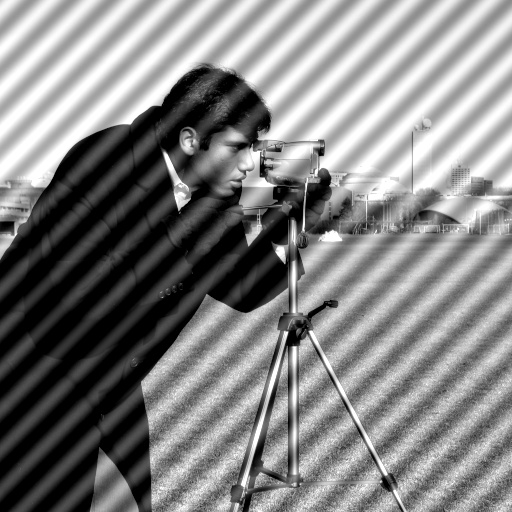
#> input picture periodic_noise.jpg, 512 x 512 px
$ jupyter execute LAB2.ipynb
#> lines starting #> are read from the running program, lines starting #| are printed output that depends on the picture; after the words box and inside, x2 and y2 are one past the last pixel; in counts of white or black regions, pixels touching at a corner belong together
<h1 style="text-align:center;"><b>Laboratorio 2</b></h1>
<h3 style="text-align:center;">Alina Carías (22539), Daniel Machic (22118), Ariela Mishaan (22052)</h3>

**Github**: https://github.com/ArielaMishaanCohen/LAB2.git

# Librerías

[cell 1]
import numpy as np
import matplotlib.pyplot as plt
from imageio.v3 import imread
import cv2

## Task 1

**Cargar imagen en escala de grises (1)**

[cell 2]
img = imread("periodic_noise.jpg")
#> img is the input picture: shape (512, 512); min 0, max 255, mean 130.2

if img.ndim == 3:
    img = (0.299*img[...,0] + 0.587*img[...,1] + 0.114*img[...,2])

img = img.astype(np.float32)

plt.figure(figsize=(6,6))
plt.imshow(img, cmap="gray")
plt.title("Imagen original (con ruido periódico)")
plt.axis("off")
plt.show()

**DFT y Espectro de magnitud (2,3)**

[cell 3]
F = np.fft.fft2(img)
Fshift = np.fft.fftshift(F)

magnitude = np.abs(Fshift)
log_spectrum = np.log1p(magnitude)

plt.figure(figsize=(6,6))
plt.imshow(log_spectrum, cmap="gray")
plt.title("Espectro de magnitud (log)")
plt.axis("off")
plt.show()

**Indentificación de picos del ruido (4)**

[cell 4]
h, w = log_spectrum.shape
#> h = 512; w = 512
cy, cx = h//2, w//2
#> cy = 256; cx = 256

# Eliminar el DC
dc_r = 6
Y, X = np.ogrid[:h, :w]
#> Y = 512 values from 0 to 511
dc_mask = (Y-cy)**2 + (X-cx)**2 <= dc_r**2

spec = log_spectrum.copy()
spec[dc_mask] = 0
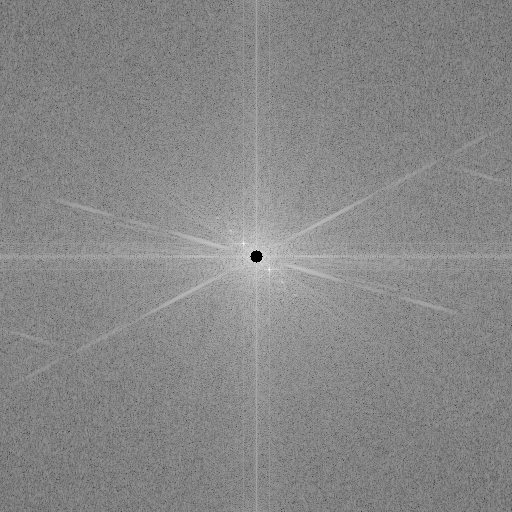
#> spec: shape (512, 512) float64; min 0, max 15.51, mean 8.26; drawn with min black and max white

# Tomar una cantidad k de picos altos
K = 12
flat = spec.ravel()
idx = np.argpartition(flat, -K)[-K:]
#> idx = [125683, 136973, 137998, 124658, 138509, 125171, 137996, 124660, 137997, 124147, 124659, 137485]
idx = idx[np.argsort(flat[idx])[::-1]]
#> idx = [124659, 137997, 137996, 124660, 125171, 137485, 124147, 138509, 124658, 137998, 136973, 125683]
cands = [np.unravel_index(i, spec.shape) for i in idx]
#> cands = [(243, 243), (269, 269), (269, 268), (243, 244), (244, 243), (268, 269), (242, 243), (270, 269), (243, 242), (269, 270), (267, 269), (245, 243)]

# Eliminar picos cercanos
min_dist = 12
peaks = []
for (py, px) in cands:
    ok = True
    for (qy, qx) in peaks:
        if (py-qy)**2 + (px-qx)**2 < min_dist**2:
            ok = False
            break
    if ok:
        peaks.append((py, px))
#> this loop made 12 passes
#> after the loop, peaks = [(243, 243), (269, 269)]

print("Picos detectados:", peaks)
#| Picos detectados: [(243, 243), (269, 269)]

plt.figure(figsize=(7,7))
plt.imshow(log_spectrum, cmap="gray")
plt.title("Picos del ruido (rojo) + simétricos (cyan)")
for (py, px) in peaks:
    plt.scatter([px],[py], s=80, facecolors="none", edgecolors="r", linewidths=2)
    sy, sx = 2*cy - py, 2*cx - px
    plt.scatter([sx],[sy], s=80, facecolors="none", edgecolors="cyan", linewidths=2)
#> this loop made 2 passes
#> (py, px, sy, sx) on passes 1 to 2: (243, 243, 269, 269), (269, 269, 243, 243)
plt.axis("off")
plt.show()
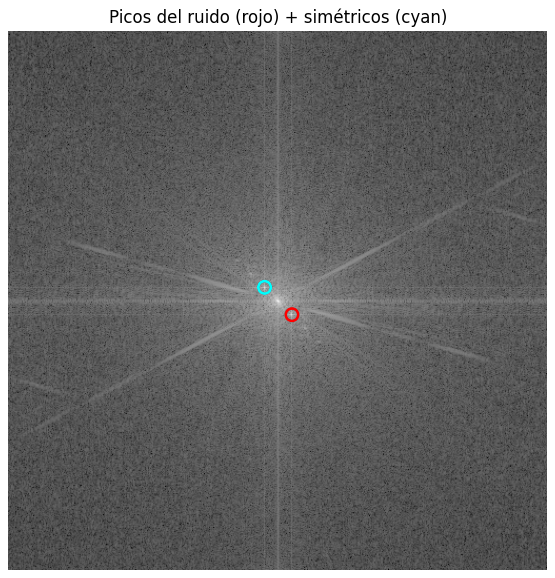
#> figure drawn by matplotlib, 1 panel

**Máscara notch (5)**

[cell 5]
mask = np.ones((h, w), dtype=np.float32)

notch_r = 11  # Manejo de las lineas horizonatales

def zero_circle(y0, x0, r):
    circle = (Y-y0)**2 + (X-x0)**2 <= r**2
    mask[circle] = 0

for (py, px) in peaks:
    zero_circle(py, px, notch_r)
    sy, sx = 2*cy - py, 2*cx - px
    zero_circle(sy, sx, notch_r)
#> this loop made 2 passes
#> pass 1, in zero_circle, `circle = (Y-y0)**2 + (X-x0)**2 <= r**2`:
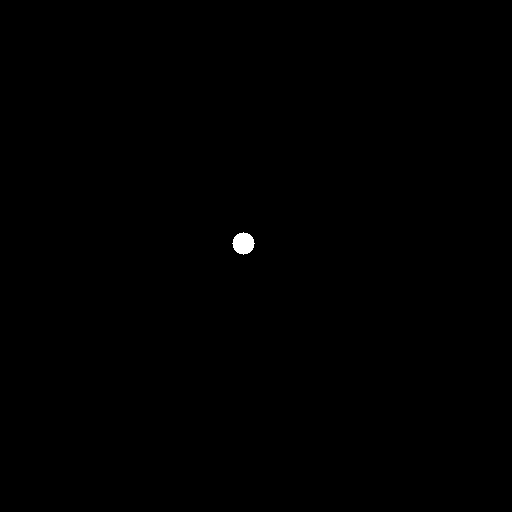
#> circle: shape (512, 512) bool; 0.14% white; 1 white region, box (x1, y1, x2, y2) and area: (232, 232, 255, 255) 377

mask[dc_mask] = 1

F_filt = Fshift * mask
img_back = np.real(np.fft.ifft2(np.fft.ifftshift(F_filt)))

plt.figure(figsize=(14,5))

plt.subplot(1,3,1)
plt.imshow(img, cmap="gray")
plt.title("Original")
plt.axis("off")

plt.subplot(1,3,2)
plt.imshow(np.log1p(np.abs(F_filt)), cmap="gray")
plt.title("Espectro filtrado (log)")
plt.axis("off")

plt.subplot(1,3,3)
plt.imshow(img_back, cmap="gray")
plt.title("Restaurada (Notch + IDFT)")
plt.axis("off")

plt.show()

**Restaurar imagen (6)**

[cell 6]
diff = np.abs(img_back)

plt.figure(figsize=(6,6))
plt.imshow(diff, cmap="gray")
plt.title("Diferencia |original - restaurada|")
plt.axis("off")
plt.show()

**Explicación**

Un filtro promedio en el dominio espacial suaviza toda la imagen por igual. Eso reduce las rayas, pero también borra bordes y texturas reales, porque elimina altas frecuencias útiles junto con el ruido. Sin embargo, el ruido periódico se muestra como picos específicos con Fourier. Un notch filter deja anular únicamente frecuencias extrañas y converva el resto de la información, manteniendo detalles nítidos.

[cell 7]
# Fuentes:
# https://www.geeksforgeeks.org/computer-vision/fast-fourier-transform-in-image-processing/
# https://stackoverflow.com/questions/65483030/notch-reject-filtering-in-python

# Task 2

**Cargar imagen binaria (1)**

[cell 8]
img_gris = cv2.imread('fingerprint_noisy.png', 0) # 0 = escala de grises
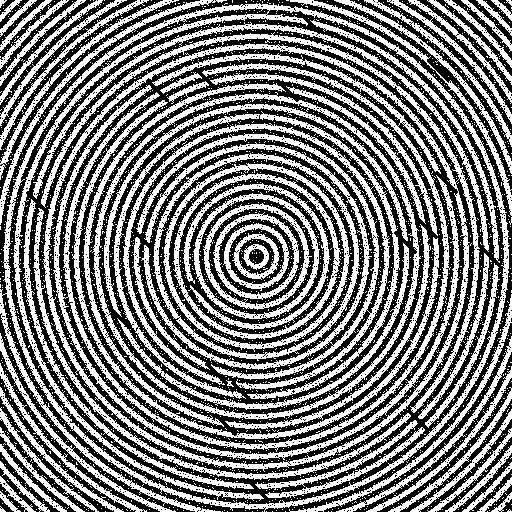
#> input picture fingerprint_noisy.png, 512 x 512 px
#> img_gris: shape (512, 512); 49.2% white; 3273 white regions (3200 under 20 px), largest, box (x1, y1, x2, y2) and area: (113, 111, 400, 399) 14240, (0, 3, 510, 512) 13003, (53, 53, 460, 460) 11482

# Binarizar (Umbral) -> arriba del 127 se convierte a negro.
_, img_binaria = cv2.threshold(img_gris, 127, 255, cv2.THRESH_BINARY)

plt.imshow(img_binaria, cmap='gray')
plt.axis('off')
plt.show()

**Operación morfológica para eliminar ruido (2)**

Se escogió aplicar **apertura** a la imagen, ya que:
- Erosión elimina ruido blanco pero rompe las crestas.
- Dilatación agranda el ruido blanco
- Cierre (dilatación -> erosión) sirve para cerrar huecos negros, no elimina puntos blancos.
- La apertura (erosión -> dilatación) elimina objetos blancos pequeños y conserva estructuras grandes (crestas).

[cell 9]
kernel = cv2.getStructuringElement(cv2.MORPH_ELLIPSE, (3,3))
apertura = cv2.morphologyEx(img_binaria, cv2.MORPH_OPEN, kernel)
#> apertura: shape (512, 512); 42.4% white; 239 white regions (13 under 20 px), largest, box (x1, y1, x2, y2) and area: (43, 132, 451, 470) 3139, (175, 133, 379, 380) 2249, (104, 104, 408, 314) 2188

[cell 10]
plt.figure(figsize=(10,4))
plt.subplot(121), plt.imshow(img_binaria, cmap='gray'), plt.title("Original")
plt.subplot(122), plt.imshow(apertura, cmap='gray'), plt.title("Después de Apertura")
plt.show()

**Segunda operación para conectar grietas en las crestas de la huella (3)**

Después de aplicar la apertura, se ve que la imagen ya tiene menos ruido blanco, pero las crestas siguen teniendo pequeñas grietas. Por ello después se aplica el cierre, con el objetivo de cerrar uecos negros pequeños y conectar estructuras blancas cercanas.

[cell 11]
kernel_cierre = cv2.getStructuringElement(cv2.MORPH_ELLIPSE, (3,3))
cierre = cv2.morphologyEx(apertura, cv2.MORPH_CLOSE, kernel_cierre)
#> cierre: shape (512, 512); 44.4% white; 135 white regions (5 under 20 px), largest, box (x1, y1, x2, y2) and area: (3, 3, 509, 510) 6257, (43, 43, 469, 470) 5968, (13, 14, 308, 497) 3488

**Mostrar imágenes (4)**

[cell 12]
plt.figure(figsize=(12,4))

plt.subplot(131)
plt.imshow(img_binaria, cmap='gray')
plt.title("Original")
plt.axis('off')

plt.subplot(132)
plt.imshow(apertura, cmap='gray')
plt.title("Después de Apertura")
plt.axis('off')

plt.subplot(133)
plt.imshow(cierre, cmap='gray')
plt.title("Apertura + Cierre (Final)")
plt.axis('off')

plt.show()

**¿El orden de los factores altera el producto?**

Si se hubieran aplicado las operaciones en orden inverso, es decir, si el cierre se aplicara antes de la apertura, el ruido blanco sería dilatado, aumentando su tamaño y dificultando su eliminación posterior. Por ello, el orden de apertura seguido de cierre es fundamentarl ara eliminar el fuido sin comprometer la continuidad de las crestas. A continuación se puede ver qué hubiera sucedido en el caso de aplicar las operaciones al revés.

[cell 13]
img_gris = cv2.imread('fingerprint_noisy.png', 0) # 0 = escala de grises

# Binarizar (Umbral) -> arriba del 127 se convierte a negro.
_, img_binaria = cv2.threshold(img_gris, 127, 255, cv2.THRESH_BINARY)

kernel_cierre = cv2.getStructuringElement(cv2.MORPH_ELLIPSE, (3,3))
cierre = cv2.morphologyEx(img_binaria, cv2.MORPH_CLOSE, kernel_cierre)
#> cierre: shape (512, 512); 56% white; 165 black regions (7 under 20 px), largest, box (x1, y1, x2, y2) and area: (19, 18, 504, 505) 11340, (58, 59, 431, 414) 9689, (128, 139, 376, 405) 6827

kernel_apertura = cv2.getStructuringElement(cv2.MORPH_ELLIPSE, (3,3))
apertura = cv2.morphologyEx(cierre, cv2.MORPH_OPEN, kernel_apertura)
#> apertura: shape (512, 512); 53.8% white; 76 black regions (3 under 20 px), largest, box (x1, y1, x2, y2) and area: (8, 8, 504, 505) 49197, (98, 108, 417, 415) 17804, (266, 0, 512, 512) 4784

plt.figure(figsize=(12,4))

plt.subplot(131)
plt.imshow(img_binaria, cmap='gray')
plt.title("Original")
plt.axis('off')

plt.subplot(132)
plt.imshow(cierre, cmap='gray')
plt.title("Después de Cierre")
plt.axis('off')

plt.subplot(133)
plt.imshow(cierre, cmap='gray')
plt.title("Cierre + Apertura (Final)")
plt.axis('off')

plt.show()

Se puede ver que en el caso de aplicar cierre seguido de apertura, las líneas negras muestran discontinuidades y el ruido blanco no fue eliminado.

# Task 3

[cell 14]
import cv2
import numpy as np
import matplotlib.pyplot as plt

[cell 15]
img = cv2.imread("textile_defect.jpg", cv2.IMREAD_GRAYSCALE)
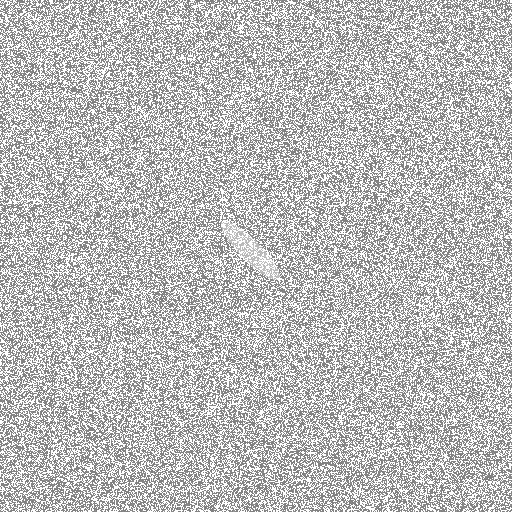
#> input picture textile_defect.jpg, 512 x 512 px
#> img is the input picture: shape (512, 512); min 117, max 255, mean 188.3

plt.imshow(img, cmap='gray')
plt.title("Imagen original (tela)")
plt.axis("off")
#> Out = (-0.5, 511.5, 511.5, -0.5)

[cell 16]
# FFT y espectro de magnitud
f = np.fft.fft2(img)
fshift = np.fft.fftshift(f)

magnitude = np.log(1 + np.abs(fshift))
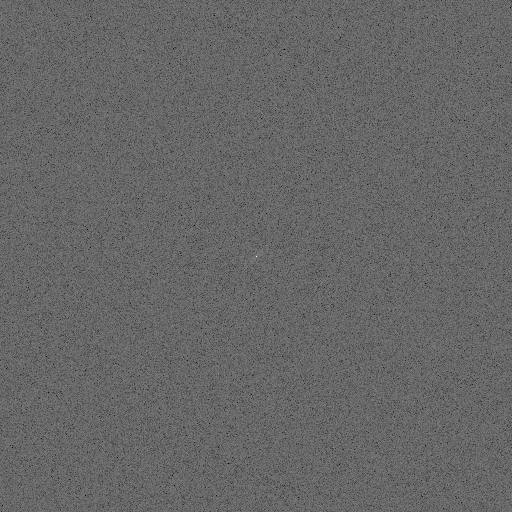
#> magnitude: shape (512, 512) float64; min 4.89, max 17.71, mean 10.06; drawn with min black and max white

plt.imshow(magnitude, cmap='gray')
plt.title("Espectro de Magnitud (log)")
plt.axis("off")
#> Out = (-0.5, 511.5, 511.5, -0.5)

[cell 17]
#  Filtro en frecuencia (supresión de textura)
rows, cols = img.shape
#> rows = 512; cols = 512
crow, ccol = rows // 2, cols // 2
#> crow = 256; ccol = 256

mask = np.zeros((rows, cols), np.uint8)
radius = 120  # AJUSTABLE
cv2.circle(mask, (ccol, crow), radius, 1, -1)
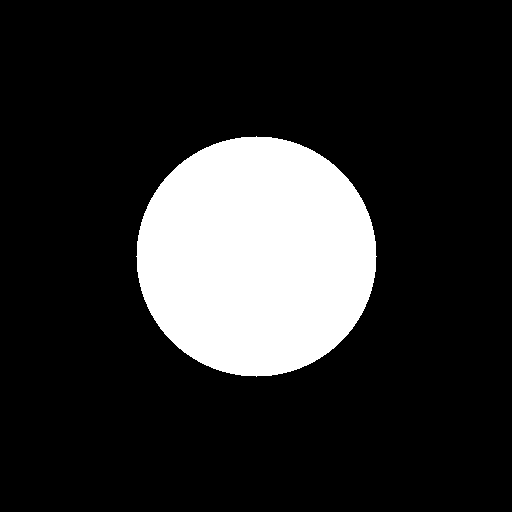
#> mask: shape (512, 512); values 0 (black) and 1 (white), 17.3% white; 1 white region, box (x1, y1, x2, y2) and area: (136, 136, 377, 377) 45225

fshift_filt = fshift * mask

plt.imshow(np.log(1 + np.abs(fshift_filt)), cmap='gray')
plt.title("Espectro filtrado (textura suprimida)")
plt.axis("off")
#> Out = (-0.5, 511.5, 511.5, -0.5)

[cell 18]
#  IFFT (volver al dominio espacial)
f_ishift = np.fft.ifftshift(fshift_filt)
img_suavizada = np.fft.ifft2(f_ishift)
img_suavizada = np.abs(img_suavizada)
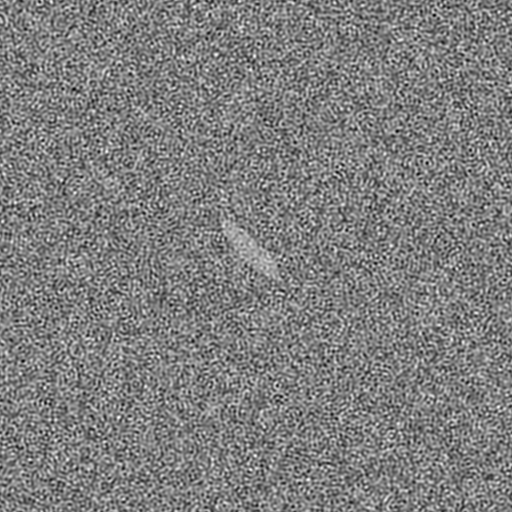
#> img_suavizada: shape (512, 512) float64; min 83.41, max 293.7, mean 188.3; drawn with min black and max white

plt.imshow(img_suavizada, cmap='gray')
plt.title("Imagen tras IFFT (sin textura)")
plt.axis("off")
#> Out = (-0.5, 511.5, 511.5, -0.5)

[cell 19]
#Normalización
img_norm = cv2.normalize(
    img_suavizada, None,
    alpha=0, beta=255,
    norm_type=cv2.NORM_MINMAX
).astype(np.uint8)

plt.imshow(img_norm, cmap='gray')
plt.title("Imagen normalizada")
plt.axis("off")
#> Out = (-0.5, 511.5, 511.5, -0.5)

[cell 20]
# Thresholding (segmentación)
_, mask_bin = cv2.threshold(
    img_suavizada.astype(np.uint8),
    0, 255,
    cv2.THRESH_BINARY + cv2.THRESH_OTSU
)
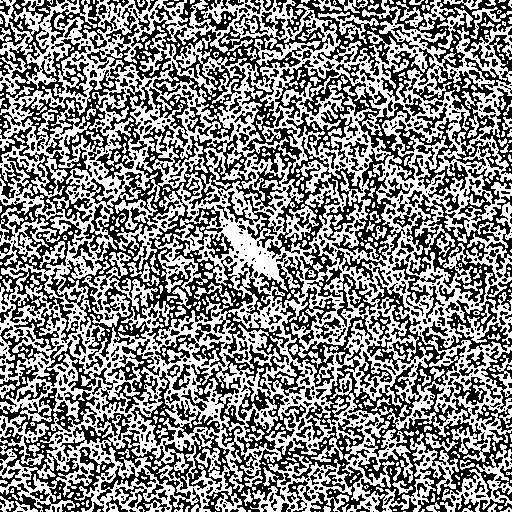
#> mask_bin: shape (512, 512); 51.4% white; 1356 black regions (1038 under 20 px), largest, box (x1, y1, x2, y2) and area: (47, 72, 370, 512) 30724, (280, 276, 512, 512) 12240, (21, 4, 334, 161) 8753

plt.imshow(mask_bin, cmap='gray')
plt.title("Máscara binaria inicial")
plt.axis("off")
#> Out = (-0.5, 511.5, 511.5, -0.5)

[cell 21]
# Morfología (refinamiento)
kernel_open = cv2.getStructuringElement(cv2.MORPH_ELLIPSE, (5,5))
clean = cv2.morphologyEx(mask_bin, cv2.MORPH_OPEN, kernel_open)
#> clean: shape (512, 512); 9.8% white; 790 white regions (304 under 20 px), largest, box (x1, y1, x2, y2) and area: (221, 219, 282, 282) 1464, (100, 176, 121, 190) 185, (202, 401, 224, 417) 175

kernel_close = cv2.getStructuringElement(cv2.MORPH_ELLIPSE, (9,9))
final = cv2.morphologyEx(clean, cv2.MORPH_CLOSE, kernel_close)
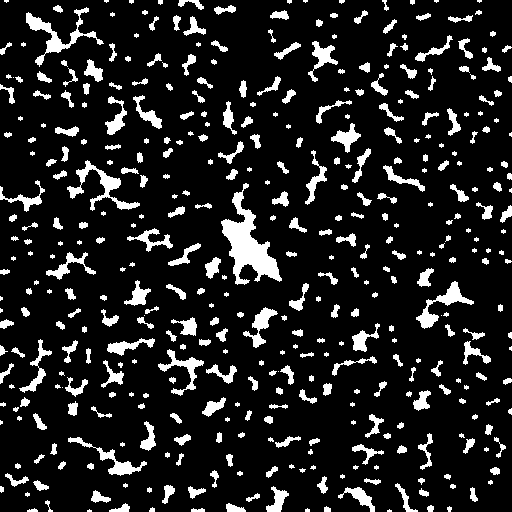
#> final: shape (512, 512); 12.7% white; 426 white regions (111 under 20 px), largest, box (x1, y1, x2, y2) and area: (221, 183, 282, 285) 2289, (26, 7, 104, 67) 938, (67, 160, 140, 211) 867

plt.imshow(final, cmap='gray')
plt.title("Máscara final de la rasgadura")
plt.axis("off")
#> Out = (-0.5, 511.5, 511.5, -0.5)

[cell 22]
# Comparación final
plt.figure(figsize=(12,4))

plt.subplot(1,3,1)
plt.imshow(img, cmap='gray')
plt.title("Original")
plt.axis("off")

plt.subplot(1,3,2)
plt.imshow(img_suavizada, cmap='gray')
plt.title("FFT + Filtro")
plt.axis("off")

plt.subplot(1,3,3)
plt.imshow(final, cmap='gray')
plt.title("Máscara Final")
plt.axis("off")

plt.show()
